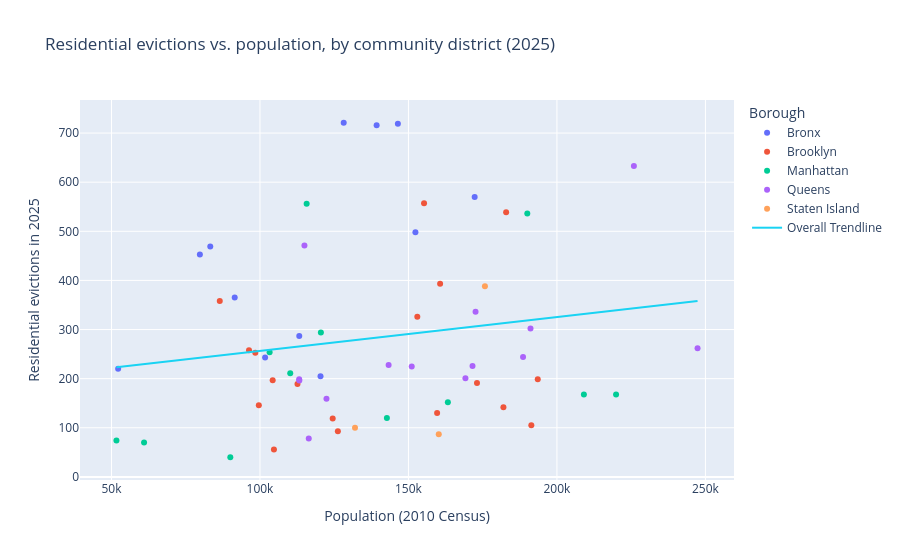

Source (notebook cell):
### Markdown cell above
## Part 4: Do bigger districts have more evictions?

Each dot below is one community district. If evictions just followed population, the dots would fall neatly along the line.

### Code cell
fig = px.scatter(
    combined,
    x="population",
    y="evictions",
    color="Borough",
    hover_name="CD Name",
    trendline="ols",
    trendline_scope="overall",
    title=f"Residential evictions vs. population, by community district ({latest_full_year})",
    labels={
        "population": "Population (2010 Census)",
        "evictions": f"Residential evictions in {latest_full_year}",
    },
)
fig.show()

### Figure 1 — Plotly figure (JSON) as saved in the notebook; plotly's stock layout.template omitted (floating-point values rounded to 4 significant figures)
{"data": [{"hovertemplate": "<b>%{hovertext}</b><br><br>Borough=Bronx<br>Population (2010 Census)=%{x}<br>Residential evictions in 2025=%{y}<extra></extra>", "hovertext": ["Melrose, Mott Haven, Port Morris", "Hunts Point, Longwood", "Morrisania, Crotona Park East", "Highbridge, Concourse Village", "University Hts., Fordham, Mt. Hope", "East Tremont, Belmont", "Bedford Park, Norwood, Fordham", "Riverdale, Kingsbridge, Marble Hill", "Soundview, Parkchester", "Throgs Nk., Co-op City, Pelham Bay", "Pelham Pkwy, Morris Park, Laconia", "Wakefield, Williamsbridge"], "legendgroup": "Bronx", "marker": {"color": "#636efa", "symbol": "circle"}, "mode": "markers", "name": "Bronx", "orientation": "v", "showlegend": true, "type": "scatter", "x": [91497, 52246, 79762, 146441, 128200, 83268, 139286, 101731, 172298, 120392, 113232, 152344], "xaxis": "x", "y": [365, 220, 453, 719, 721, 469, 716, 243, 570, 205, 287, 498], "yaxis": "y"}, {"hovertemplate": "<b>%{hovertext}</b><br><br>Borough=Brooklyn<br>Population (2010 Census)=%{x}<br>Residential evictions in 2025=%{y}<extra></extra>", "hovertext": ["Williamsburg, Greenpoint", "Brooklyn Heights, Fort Greene", "Bedford Stuyvesant", "Bushwick", "East New York, Starrett City", "Park Slope, Carroll Gardens", "Sunset Park, Windsor Terrace", "Crown Heights North", "Crown Heights South, Wingate", "Bay Ridge, Dyker Heights", "Bensonhurst, Bath Beach", "Borough Park, Ocean Parkway", "Coney Island, Brighton Beach", "Flatbush, Midwood", "Sheepshead Bay, Gerritsen Beach", "Brownsville, Ocean Hill", "East Flatbush, Rugby, Farragut", "Canarsie, Flatlands"], "legendgroup": "Brooklyn", "marker": {"color": "#EF553B", "symbol": "circle"}, "mode": "markers", "name": "Brooklyn", "orientation": "v", "showlegend": true, "type": "scatter", "x": [173083, 99617, 152985, 112634, 182896, 104709, 126230, 96317, 98429, 124491, 181981, 191382, 104278, 160664, 159650, 86468, 155252, 193543], "xaxis": "x", "y": [191, 146, 326, 189, 539, 56, 93, 258, 253, 119, 142, 105, 197, 393, 130, 358, 557, 199], "yaxis": "y"}, {"hovertemplate": "<b>%{hovertext}</b><br><br>Borough=Manhattan<br>Population (2010 Census)=%{x}<br>Residential evictions in 2025=%{y}<extra></extra>", "hovertext": ["Battery Park City, Tribeca", "Greenwich Village, Soho", "Lower East Side, Chinatown", "Chelsea, Clinton", "Midtown Business District", "Stuyvesant Town, Turtle Bay", "West Side, Upper West Side", "Upper East Side", "Manhattanville, Hamilton Heights", "Central Harlem", "East Harlem", "Washington Heights, Inwood"], "legendgroup": "Manhattan", "marker": {"color": "#00cc96", "symbol": "circle"}, "mode": "markers", "name": "Manhattan", "orientation": "v", "showlegend": true, "type": "scatter", "x": [60978, 90016, 163277, 103245, 51673, 142745, 209084, 219920, 110193, 115723, 120511, 190020], "xaxis": "x", "y": [70, 40, 152, 254, 74, 120, 168, 168, 211, 556, 294, 536], "yaxis": "y"}, {"hovertemplate": "<b>%{hovertext}</b><br><br>Borough=Queens<br>Population (2010 Census)=%{x}<br>Residential evictions in 2025=%{y}<extra></extra>", "hovertext": ["Astoria, Long Island City", "Sunnyside, Woodside", "Jackson Heights, North Corona", "Elmhurst, South Corona", "Ridgewood, Glendale, Maspeth", "Forest Hills, Rego Park", "Flushing, Bay Terrace", "Fresh Meadows, Briarwood", "Woodhaven, Richmond Hill", "Ozone Park, Howard Beach", "Bayside, Douglaston, Little Neck", "Jamaica, St. Albans, Hollis", "Queens Village, Rosedale", "The Rockaways, Broad Channel"], "legendgroup": "Queens", "marker": {"color": "#ab63fa", "symbol": "circle"}, "mode": "markers", "name": "Queens", "orientation": "v", "showlegend": true, "type": "scatter", "x": [191105, 113200, 171576, 172598, 169190, 113257, 247354, 151107, 143317, 122396, 116431, 225919, 188593, 114978], "xaxis": "x", "y": [302, 199, 226, 336, 201, 196, 262, 225, 228, 159, 78, 633, 244, 471], "yaxis": "y"}, {"hovertemplate": "<b>%{hovertext}</b><br><br>Borough=Staten Island<br>Population (2010 Census)=%{x}<br>Residential evictions in 2025=%{y}<extra></extra>", "hovertext": ["Stapleton, Port Richmond", "New Springville, South Beach", "Tottenville, Woodrow, Great Kills"], "legendgroup": "Staten Island", "marker": {"color": "#FFA15A", "symbol": "circle"}, "mode": "markers", "name": "Staten Island", "orientation": "v", "showlegend": true, "type": "scatter", "x": [175756, 132003, 160209], "xaxis": "x", "y": [388, 100, 87], "yaxis": "y"}, {"hovertemplate": "<b>OLS trendline</b><br>evictions = 0.000690148 * population + 187.378<br>R<sup>2</sup>=0.027766<br><br>Population (2010 Census)=%{x}<br>Residential evictions in 2025=%{y} <b>(trend)</b><extra></extra>", "legendgroup": "Overall Trendline", "line": {"color": "#19d3f3"}, "mode": "lines", "name": "Overall Trendline", "showlegend": true, "type": "scatter", "x": [51673, 52246, 60978, 79762, 83268, 86468, 90016, 91497, 96317, 98429, 99617, 101731, 103245, 104278, 104709, 110193, 112634, 113200, 113232, 113257, 114978, 115723, 116431, 120392, 120511, 122396, 124491, 126230, 128200, 132003, 139286, 142745, 143317, 146441, 151107, 152344, 152985, 155252, 159650, 160209, 160664, 163277, 169190, 171576, 172298, 172598, 173083, 175756, 181981, 182896, 188593, 190020, 191105, 191382, 193543, 209084, 219920, 225919, 247354], "xaxis": "x", "y": [223.0, 223.4, 229.5, 242.4, 244.8, 247.1, 249.5, 250.5, 253.9, 255.3, 256.1, 257.6, 258.6, 259.3, 259.6, 263.4, 265.1, 265.5, 265.5, 265.5, 266.7, 267.2, 267.7, 270.5, 270.5, 271.8, 273.3, 274.5, 275.9, 278.5, 283.5, 285.9, 286.3, 288.4, 291.7, 292.5, 293.0, 294.5, 297.6, 297.9, 298.3, 300.1, 304.1, 305.8, 306.3, 306.5, 306.8, 308.7, 313.0, 313.6, 317.5, 318.5, 319.3, 319.5, 321.0, 331.7, 339.2, 343.3, 358.1], "yaxis": "y"}], "layout": {"legend": {"title": {"text": "Borough"}, "tracegroupgap": 0}, "title": {"text": "Residential evictions vs. population, by community district (2025)"}, "xaxis": {"anchor": "y", "domain": [0, 1], "title": {"text": "Population (2010 Census)"}}, "yaxis": {"anchor": "x", "domain": [0, 1], "title": {"text": "Residential evictions in 2025"}}}}
